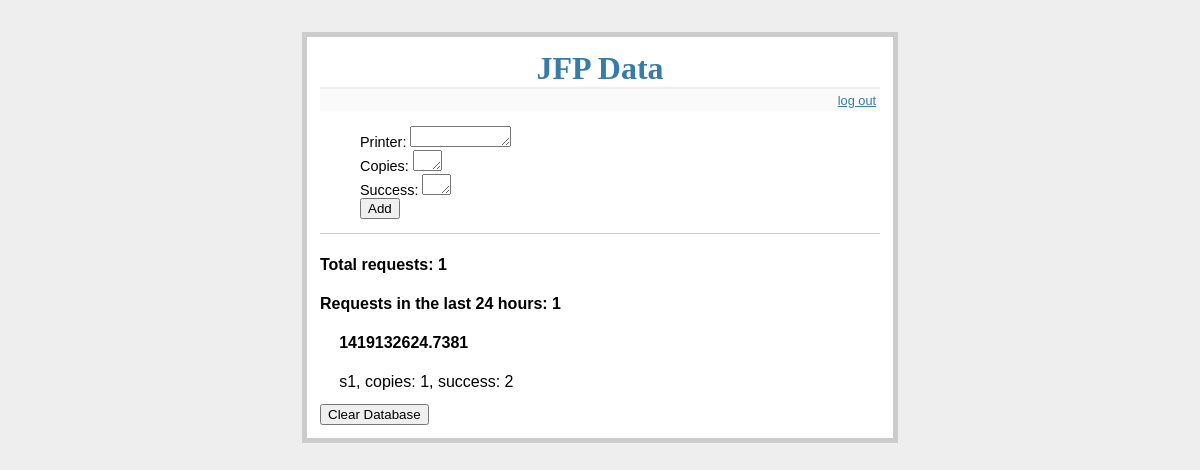
The page / (signed in) on the database as committed earlier.
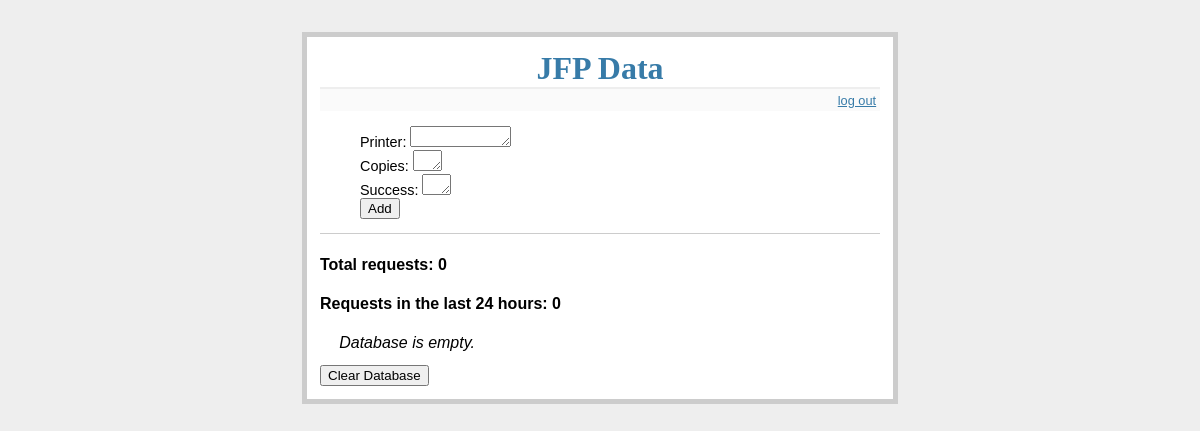
The same page on the database as committed later.
### tables this page shows
CREATE TABLE Entries (
  id integer primary key autoincrement,
  time integer not null,
  printer text not null,
  copies integer not null,
  success integer not null
);

### jfp_server.py (the view)
@app.route('/')
def show_entries():
    cur = g.db.execute('SELECT time, printer, copies, success FROM Entries ORDER BY id DESC')
    entries = [dict(time=row[0], printer=row[1], copies=row[2], success=row[3]) for row in cur.fetchall()]
    numreq = g.db.execute('SELECT COUNT(*) FROM Entries').fetchone()[0]
    dayreq = g.db.execute('SELECT COUNT(*) FROM Entries WHERE time > ?', [time.time()-86400000]).fetchone()[0]
    return render_template('show_entries.html', entries=entries, numrequests=numreq, dayrequests=dayreq)

### jfp_server.py (called while the page is built)
def connect_db():
    return sqlite3.connect(app.config['DATABASE'])

@app.before_request
def before_request():
    g.db = connect_db()

@app.teardown_request
def teardown_request(exception):
    db = getattr(g, 'db', None)
    if db is not None:
        db.close()

### templates/show_entries.html (shortened to what this page needs)
{% extends "layout.html" %}
{% block body %}
    <form action="{{ url_for('add_entry') }}" method="post" class="add-entry">
      <ul style="list-style: none">
        <li>Printer: <textarea name="printer" rows="1" cols="10"></textarea>
        <li>Copies: <textarea name="copies" rows="1" cols="1"></textarea>
        <li>Success: <textarea name="success" rows="1" cols="1"></textarea>
        <li><input type="submit" value="Add">
      </ul>
    </form>
  {% if session.logged_in %}
  <h4>Total requests: {{ numrequests }}</h4>
  <h4>Requests in the last 24 hours: {{ dayrequests }}</h4>
  <ul class="entries">
  {% for entry in entries %}
    <li><h4>{{ entry.time }}</h4> {{ entry.printer }}, copies: {{ entry.copies }}, success: {{ entry.success }}
  {% else %}
    <li><em>Database is empty.</em>
  {% endfor %}
  </ul>
  <form action="{{ url_for('clear_database') }}" method="post" class="clear-database">
    <input type="submit" value="Clear Database">
  </form>
  {% endif %}
{% endblock %}

### templates/layout.html (shortened to what this page needs)
<!doctype html>
<link rel="stylesheet" type="text/css" href="{{ url_for('static', filename='style.css') }}">
<div class="page">
  <h1>JFP Data</h1>
  <div class="metanav">
  {% if not session.logged_in %}
    <a href="{{ url_for('login') }}">log in</a>
  {% else %}
    <a href="{{ url_for('logout') }}">log out</a>
  {% endif %}
  </div>
  {% block body %}{% endblock %}
</div>

### static/style.css (style rules this page uses)
a, h1, h2 { color: #377ba8; }
h1, h2 { font-family: 'Georgia', serif; margin: 0; }
h1 { text-align:center; border-bottom: 2px solid #eee; }
.page { margin: 2em auto; width: 35em; border: 5px solid #ccc; padding: 0.8em; background: white; }
.entries { list-style: none; margin: 0; padding: 0; }
.entries li { margin: 0.8em 1.2em; }
.add-entry { font-size: 0.9em; border-bottom: 1px solid #ccc; }
.metanav { text-align: right; font-size: 0.8em; padding: 0.3em; margin-bottom: 1em; background: #fafafa; }

Rows that differ between the two databases and show on the page:
removed Entries: time "1419132624.7381", printer "s1", copies "1", success "2"
Other text that changed with them:
{{ numrequests }}: "1" → "0"
{{ dayrequests }}: "1" → "0"
text now shown: "Database is empty."
